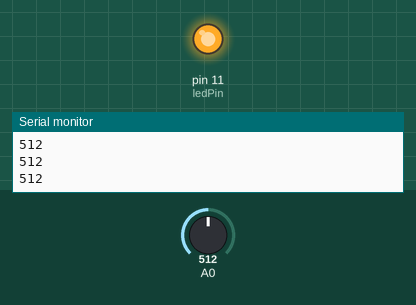
Simulated run of this sketch. Board: Arduino Uno, built with avr-gcc and run on an emulated ATmega328P. On the bench: output pins drawn as LEDs (lit = HIGH), the last lines printed to the serial monitor. Inputs (shaded band) come from the test bench; at power-on: A0 = 512.

Above: at 1.2 s.
1.3 s: A0 set to 487
At 2.4 s:
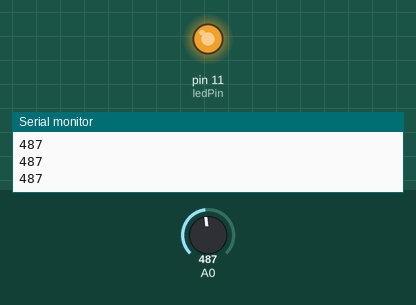
2.8 s: A0 set to 306
At 3.6 s:
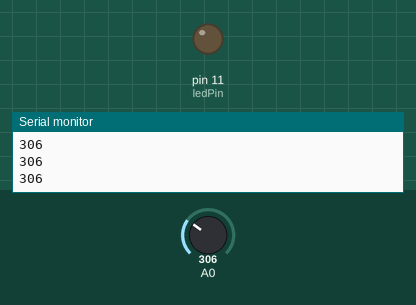
Timing chart, 0 to 5.8 s (numbered marks = the images above; inputs shaded):
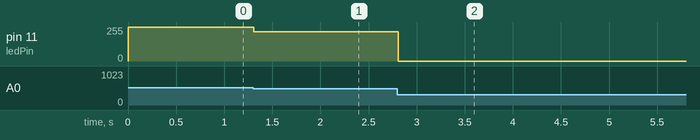

The sketch:

Potentiometer.ino
```cpp
int ledPin = 11;

void setup()
{
  pinMode(ledPin, OUTPUT);
  analogReference(DEFAULT);
  Serial.begin(9600);
}


void loop()
{
  int sensorValue = analogRead(A0);
  Serial.println(sensorValue);

  sensorValue = constrain(sensorValue, 400, 500);
  int ledValue = map(sensorValue, 400, 500, 0, 255);

  analogWrite(ledPin, ledValue);

}
```

Measured:
- after the input at 1.3 s, pin 11 (ledPin): 255/255 → 221/255 at once
- after the input at 2.8 s, pin 11 (ledPin): 221/255 → 0/255 at once
